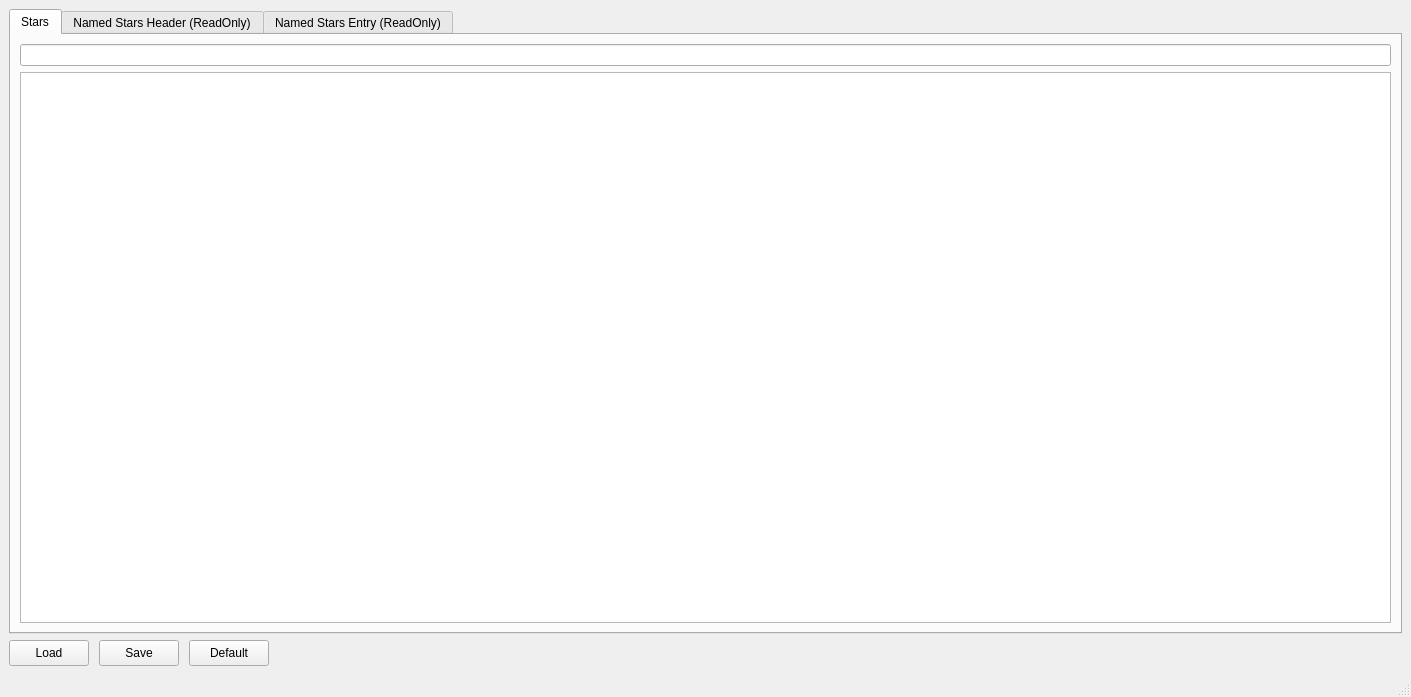
<?xml version="1.0" encoding="UTF-8"?>
<ui version="4.0">
 <class>MainWindow</class>
 <widget class="QMainWindow" name="MainWindow">
  <property name="geometry">
   <rect>
    <x>0</x>
    <y>0</y>
    <width>1411</width>
    <height>697</height>
   </rect>
  </property>
  <property name="windowTitle">
   <string>KStarsDataEditor</string>
  </property>
  <widget class="QWidget" name="centralwidget">
   <layout class="QVBoxLayout" name="verticalLayout">
    <item>
     <widget class="QTabWidget" name="tabWidget">
      <property name="currentIndex">
       <number>0</number>
      </property>
      <widget class="QWidget" name="tab">
       <attribute name="title">
        <string>Stars</string>
       </attribute>
       <layout class="QVBoxLayout" name="verticalLayout_2">
        <item>
         <widget class="QLineEdit" name="lineEdit"/>
        </item>
        <item>
         <widget class="QTableWidget" name="tableWidget">
          <attribute name="horizontalHeaderMinimumSectionSize">
           <number>64</number>
          </attribute>
          <attribute name="horizontalHeaderDefaultSectionSize">
           <number>120</number>
          </attribute>
         </widget>
        </item>
       </layout>
      </widget>
      <widget class="QWidget" name="tab_2">
       <attribute name="title">
        <string>Named Stars Header (ReadOnly)</string>
       </attribute>
       <layout class="QVBoxLayout" name="verticalLayout_3">
        <item>
         <widget class="QWidget" name="widget_2" native="true">
          <property name="minimumSize">
           <size>
            <width>0</width>
            <height>60</height>
           </size>
          </property>
          <widget class="QSpinBox" name="namedStarsVersion">
           <property name="geometry">
            <rect>
             <x>120</x>
             <y>30</y>
             <width>61</width>
             <height>27</height>
            </rect>
           </property>
           <property name="readOnly">
            <bool>true</bool>
           </property>
          </widget>
          <widget class="QLabel" name="label_2">
           <property name="geometry">
            <rect>
             <x>10</x>
             <y>30</y>
             <width>101</width>
             <height>26</height>
            </rect>
           </property>
           <property name="text">
            <string>Version:</string>
           </property>
           <property name="alignment">
            <set>Qt::AlignRight|Qt::AlignTrailing|Qt::AlignVCenter</set>
           </property>
          </widget>
          <widget class="QLabel" name="label">
           <property name="geometry">
            <rect>
             <x>10</x>
             <y>0</y>
             <width>101</width>
             <height>26</height>
            </rect>
           </property>
           <property name="text">
            <string>Description:</string>
           </property>
           <property name="alignment">
            <set>Qt::AlignRight|Qt::AlignTrailing|Qt::AlignVCenter</set>
           </property>
          </widget>
          <widget class="QLineEdit" name="namedStarsDescription">
           <property name="geometry">
            <rect>
             <x>120</x>
             <y>0</y>
             <width>501</width>
             <height>26</height>
            </rect>
           </property>
           <property name="readOnly">
            <bool>true</bool>
           </property>
          </widget>
         </widget>
        </item>
        <item>
         <widget class="QTableWidget" name="namedStarsDataElement"/>
        </item>
       </layout>
      </widget>
      <widget class="QWidget" name="tab_3">
       <attribute name="title">
        <string>Named Stars Entry (ReadOnly)</string>
       </attribute>
       <layout class="QVBoxLayout" name="verticalLayout_4">
        <item>
         <widget class="QTableWidget" name="namedStarsEntry"/>
        </item>
       </layout>
      </widget>
     </widget>
    </item>
    <item>
     <widget class="QWidget" name="widget" native="true">
      <property name="minimumSize">
       <size>
        <width>0</width>
        <height>26</height>
       </size>
      </property>
      <widget class="QPushButton" name="loadButton">
       <property name="geometry">
        <rect>
         <x>0</x>
         <y>0</y>
         <width>80</width>
         <height>26</height>
        </rect>
       </property>
       <property name="text">
        <string>Load</string>
       </property>
      </widget>
      <widget class="QPushButton" name="saveButton">
       <property name="geometry">
        <rect>
         <x>90</x>
         <y>0</y>
         <width>80</width>
         <height>26</height>
        </rect>
       </property>
       <property name="text">
        <string>Save</string>
       </property>
      </widget>
      <widget class="QPushButton" name="defaultButton">
       <property name="geometry">
        <rect>
         <x>180</x>
         <y>0</y>
         <width>80</width>
         <height>26</height>
        </rect>
       </property>
       <property name="text">
        <string>Default</string>
       </property>
      </widget>
     </widget>
    </item>
   </layout>
  </widget>
  <widget class="QMenuBar" name="menubar">
   <property name="geometry">
    <rect>
     <x>0</x>
     <y>0</y>
     <width>1411</width>
     <height>23</height>
    </rect>
   </property>
  </widget>
  <widget class="QStatusBar" name="statusbar"/>
 </widget>
 <resources/>
 <connections/>
</ui>
